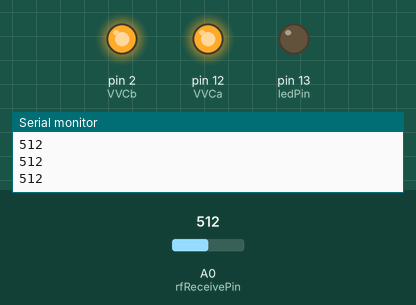
Simulated run of this sketch. Board: Arduino Uno, built with avr-gcc and run on an emulated ATmega328P. Parts: output pins drawn as LEDs (lit = HIGH), the last lines printed to the serial monitor. Inputs (shaded band) come from the test bench; at power-on: A0 (rfReceivePin) = 512.

Above: at 1.2 s.
1.3 s: A0 (rfReceivePin) set to 54
2.8 s: A0 (rfReceivePin) set to 44
At 4.0 s:
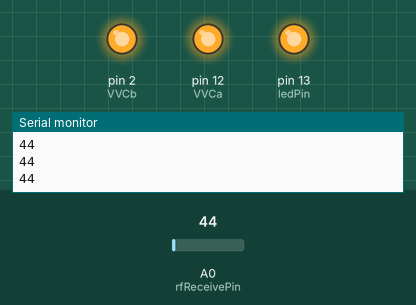
4.3 s: A0 (rfReceivePin) set to 80
At 5.3 s:
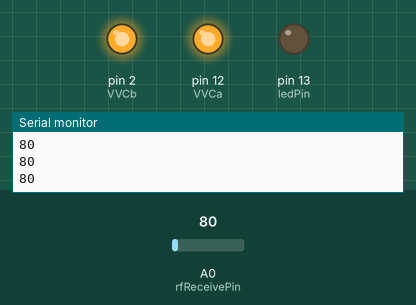
5.8 s: A0 (rfReceivePin) set to 40
At 6.5 s:
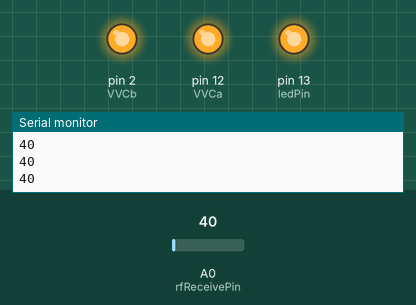
Timing chart, 0 to 8.3 s (numbered marks = the images above; inputs shaded):
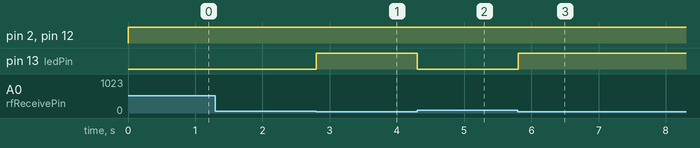

The sketch:

TowerSlave.ino
```cpp
/*
 * Ping.h
 *
 * Created: 27-09-2017 15:07:26
 *  Author: Andreas Hervert Nielsen
 */

/*Begining of Auto generated code by Atmel studio */

#include <Arduino.h>

 #define rfReceivePin A0


unsigned long ping(int tower);
unsigned long distance = 0;
unsigned int data = 0;   // variable used to store received data
 const unsigned int upperThreshold = 70;  //upper threshold value
 const unsigned int lowerThreshold = 50;  //lower threshold value


  const int echoPin = 3;
  const int trigPin = 11;
  const int VVCa = 12;
  const int VVCb = 2;
   const int ledPin = 13;


void setup()
{
  pinMode(trigPin, OUTPUT);
  pinMode(VVCa, OUTPUT);
  pinMode(VVCb, OUTPUT);
    pinMode(ledPin, OUTPUT);
  pinMode(echoPin, INPUT);

}

void loop()
{
  char duration = 0;

  Serial.begin(9600);
  digitalWrite(VVCa, HIGH);
  digitalWrite(VVCb, HIGH);

   while(1)
   {
        data=analogRead(rfReceivePin);    //listen for data on Analog pin 0

      if(data>upperThreshold){
       digitalWrite(ledPin, LOW);   //If a LOW signal is received, turn LED OFF
       Serial.println(data);
     }

     if(data<lowerThreshold){
       digitalWrite(ledPin, HIGH);   //If a HIGH signal is received, turn LED ON
       Serial.println(data);
     }
   }

}
```

Measured:
- the behaviour switches between 50 and 49 on A0 (rfReceivePin) (found by bisection; images 0 and 1)
- after the input at 2.8 s, pin 13 (ledPin): LOW → HIGH at once
- after the input at 4.3 s, pin 13 (ledPin): HIGH → LOW at once
- after the input at 5.8 s, pin 13 (ledPin): LOW → HIGH at once
